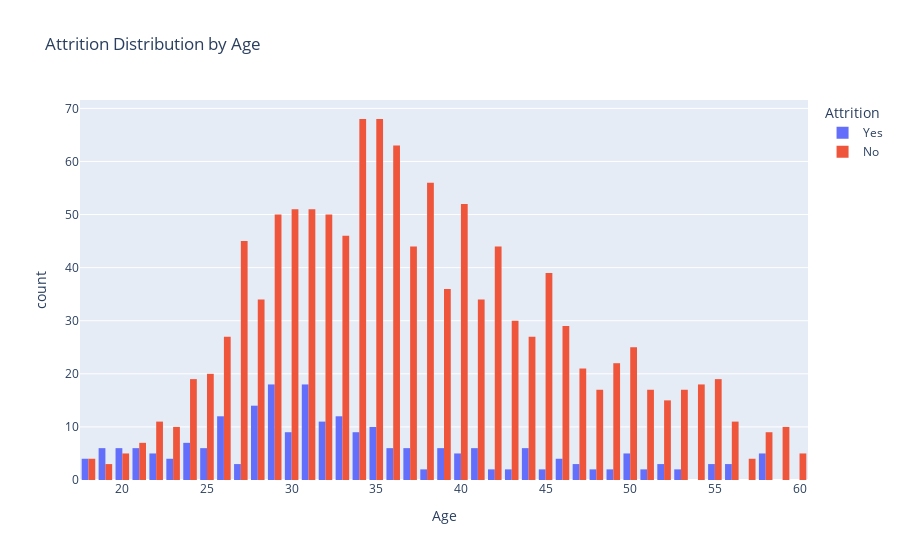

Source (notebook cell):
### Markdown cell above
#### 5. What is the effect of age on attrition?

### Code cell
bar_chart = px.histogram(data, x='Age', color='Attrition', barmode='group',
                         title='Attrition Distribution by Age',
                         labels={'Age': 'Age', 'Attrition': 'Attrition'})

# Display the chart
bar_chart.show()

### Figure 1 — Plotly figure (JSON) as saved in the notebook; plotly's stock layout.template omitted (floating-point values rounded to 4 significant figures; data arrays with more than 128 entries replaced by an {"elided": "..."} marker saying what was removed)
{"data": [{"alignmentgroup": "True", "bingroup": "x", "hovertemplate": "Attrition=Yes<br>Age=%{x}<br>count=%{y}<extra></extra>", "legendgroup": "Yes", "marker": {"color": "#636efa", "pattern": {"shape": ""}}, "name": "Yes", "offsetgroup": "Yes", "orientation": "v", "showlegend": true, "type": "histogram", "x": {"elided": "237 int values"}, "xaxis": "x", "yaxis": "y"}, {"alignmentgroup": "True", "bingroup": "x", "hovertemplate": "Attrition=No<br>Age=%{x}<br>count=%{y}<extra></extra>", "legendgroup": "No", "marker": {"color": "#EF553B", "pattern": {"shape": ""}}, "name": "No", "offsetgroup": "No", "orientation": "v", "showlegend": true, "type": "histogram", "x": {"elided": "1233 int values"}, "xaxis": "x", "yaxis": "y"}], "layout": {"barmode": "group", "legend": {"title": {"text": "Attrition"}, "tracegroupgap": 0}, "title": {"text": "Attrition Distribution by Age"}, "xaxis": {"anchor": "y", "domain": [0, 1], "title": {"text": "Age"}}, "yaxis": {"anchor": "x", "domain": [0, 1], "title": {"text": "count"}}}}
